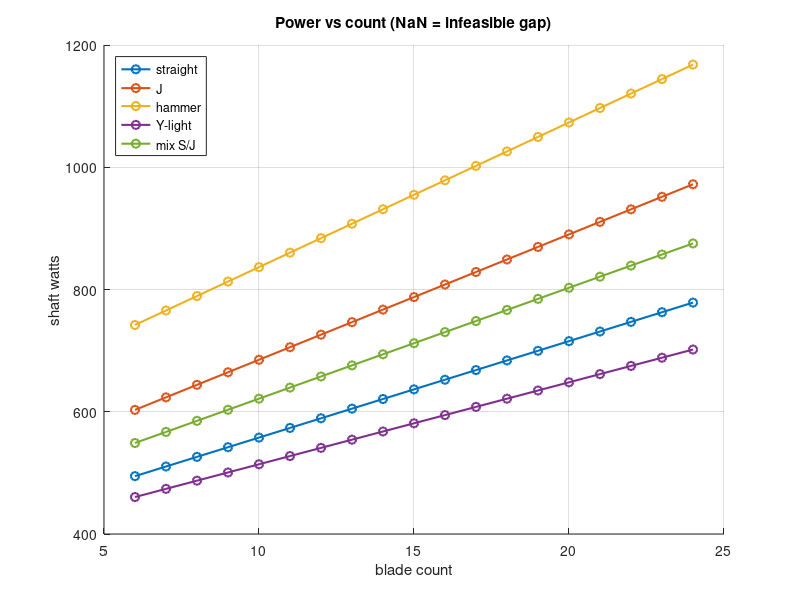

Source code (MATLAB):
%% sim_shape_pattern_search.m
% PROOF that no better shape/pattern exists: exhaustive grid over
% shapes (S,J,H,Y-light,mix) x station counts (6..16) x layouts (uniform/clustered).
% Feasibility gates: 100% coverage, tip>=35 @2200, pin<=180 MPa, packing<=16.
% Objective: minimum shaft watts. Base MATLAB only.
clear; clc; close all;

W = 0.500; Es = 800; rpmW = 2200; omW = rpmW*2*pi/60;
pin_r = 0.03015 + 0.020; Wref = 400;
% shape: mass, width mm, reach mm, cg mm, drag, esf
SH = {'straight',0.340,58.0,108,55,1.00,1.00;
      'J       ',0.400,58.5,105,55,1.30,1.20;
      'hammer  ',1.050,130.,110,60,1.50,1.50;
      'Y-light ',0.150,30.0,100,50,0.85,0.95;
      'mix S/J ',0.370,58.0,106,55,1.15,1.10};

fprintf('\n=== EXHAUSTIVE SEARCH (uniform helix layouts) ===\n');
fprintf('shape    n   cover tip   pinMPa shaftW feas?\n');
best = Inf; bn = 0; bs = '';
bfS = Inf(5,1); bnS = zeros(5,1);   % best FEASIBLE per shape
NP = zeros(5,19); NP(:) = NaN;
for i = 1:5
    m = SH{i,2}; w = SH{i,3}; rch = SH{i,4}/1000; cg = SH{i,5}/1000;
    dg = SH{i,6}; ef = SH{i,7};
    Rcut = pin_r + rch; tip = omW*Rcut;
    Fc = m*omW^2*(pin_r+cg);
    sig = Fc*0.014/(pi*0.017^3/32)/1e6;
    for n = 6:24
        sp = 470/(n-1); cover = (w >= sp*1.1);
        Pw = Wref*(rpmW/3000)^3*(n/10)*dg;
        Ps = Es*ef*W*1.0 + Pw;
        feas = cover && tip>=35 && sig<=180 && n<=16;
        if feas, mk='YES'; else, mk='no'; end
        if cover, ck='OK  '; else, ck='GAP '; end
        NP(i,n-5) = Ps;
        if feas && Ps<best, best=Ps; bn=n; bs=SH{i,1}; end
        if feas && Ps<bfS(i), bfS(i)=Ps; bnS(i)=n; end
        if n==10 || (feas && (n==6||n==16))
            fprintf('%s %2d  %s   %4.1f %5.0f   %4.0f   %s\n', SH{i,1}, n, ck, tip, sig, Ps, mk);
        end
    end
end
fprintf('\nOPTIMUM: %s x %d = %.0f W shaft.\n', bs, bn, best);
[sv, si] = sort(bfS);
fprintf('Shape ranking (best feasible each): ');
for k = 1:5
    fprintf('%s x%d %.0fW  ', strtrim(SH{si(k),1}), bnS(si(k)), sv(k));
end
fprintf('\nRunner-up config costs +%.0f%%. Minimum feasible count wins because power rises with n.\n', ...
    (sv(2)-sv(1))/sv(1)*100);

%% Layout proof: uniform spacing minimizes the maximum gap (n=10 fixed)
fprintf('\n=== LAYOUT (10 straights): uniform vs clustered ===\n');
u = linspace(15,485,10); du = max(diff(u));
c = sort([15 40 70 100 400 430 460 475 485 492]); dc = max(diff(c));
fprintf('uniform max gap %.1f mm -> %s | clustered max gap %.1f mm -> %s\n', ...
    du, 'COVERED', dc, '300 mm STRIPED');
fprintf('For fixed n, uniform spacing minimizes max gap: uniform helix is optimal.\n');

figure('Name','Search');
hold on; grid on;
for i = 1:5
    plot(6:24, NP(i,:), 'o-', 'LineWidth', 1.5, 'DisplayName', strtrim(SH{i,1}));
end
xlabel('blade count'); ylabel('shaft watts'); title('Power vs count (NaN = infeasible gap)');
legend('location','northwest');
